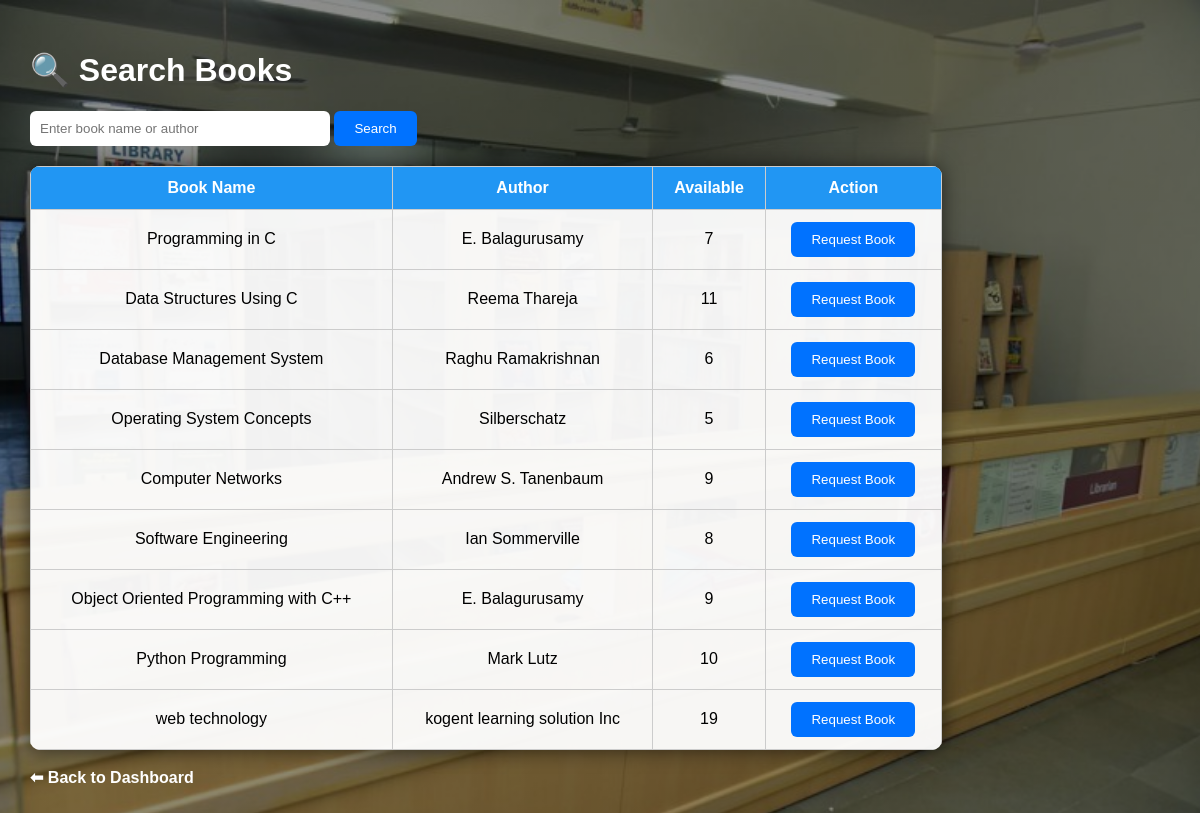
The app's page /search_books.php (signed in) with its own data.
### tables this page shows
CREATE TABLE `books` (
  `book_id` int(11) NOT NULL,
  `book_name` varchar(150) NOT NULL,
  `author` varchar(100) NOT NULL,
  `quantity` int(11) NOT NULL
);

### search_books.php (the view, shortened to what this page needs)
<?php
include '../db.php';
$search = "";
if(isset($_GET['search']) && $_GET['search'] != ""){
 $search = $_GET['search'];
 $q = mysqli_query($conn,
 "SELECT * FROM books
 WHERE book_name LIKE '%$search%'
 OR author LIKE '%$search%'");
}else{
 $q = mysqli_query($conn,"SELECT * FROM books");
}
?>
<html>
<head>
</head>
<body>
<div class="container">
<h1>🔍 Search Books</h1>
<form method="get">
<input type="text" name="search"
placeholder="Enter book name or author"
value="<?php echo $search; ?>">
<button>Search</button>
</form>
<?php
if($q && mysqli_num_rows($q)>0){
echo "<table>
<tr>
<th>Book Name</th>
<th>Author</th>
<th>Available</th>
<th>Action</th>
</tr>";
while($b = mysqli_fetch_assoc($q)){
echo "<tr>
<td>{$b['book_name']}</td>
<td>{$b['author']}</td>
<td>{$b['quantity']}</td>
<td>";
if($b['quantity'] > 0){
 echo "<button onclick='requestBook({$b['book_id']})'>
 Request Book
 </button>";
}else{
 echo "Not Available";
}
echo "</td></tr>";
}
echo "</table>";
}else{
 echo "<p>No books found ❌</p>";
}
?>
<br>
<a href="dashboard.php" class="back">⬅ Back to Dashboard</a>
</div>
</body>
</html>

### search_books.php (style rules this page uses)
body { margin:0; font-family:Arial; background: linear-gradient(rgba(0,0,0,0.45), rgba(0,0,0,0.45)), url('../images/Library%20collage.jpg'); background-size: cover; background-position: center; background-attachment: fixed; }
.container { padding:30px; color:white; }
input { padding:10px; width:300px; border-radius:6px; border:none; }
button { padding:10px 20px; background:#0072ff; color:white; border:none; border-radius:6px; cursor:pointer; }
table { margin-top:20px; width:80%; background:rgba(255,255,255,0.95); color:black; border-collapse:collapse; border-radius:10px; overflow:hidden; box-shadow:0 0 20px rgba(0,0,0,0.6); }
th { background:#2196F3; color:white; }
th,td { padding:12px; border:1px solid #ccc; text-align:center; }
.back { color:white; font-weight:bold; text-decoration:none; }

### records on screen
books: book_name "Programming in C", author "E. Balagurusamy", quantity "7"
books: book_name "Data Structures Using C", author "Reema Thareja", quantity "11"
books: book_name "Database Management System", author "Raghu Ramakrishnan", quantity "6"
books: book_name "Operating System Concepts", author "Silberschatz", quantity "5"
books: book_name "Computer Networks", author "Andrew S. Tanenbaum", quantity "9"
books: book_name "Software Engineering", author "Ian Sommerville", quantity "8"
books: book_name "Object Oriented Programming with C++", author "E. Balagurusamy", quantity "9"
books: book_name "Python Programming", author "Mark Lutz", quantity "10"
books: book_name "web technology", author "kogent learning solution Inc", quantity "19"
